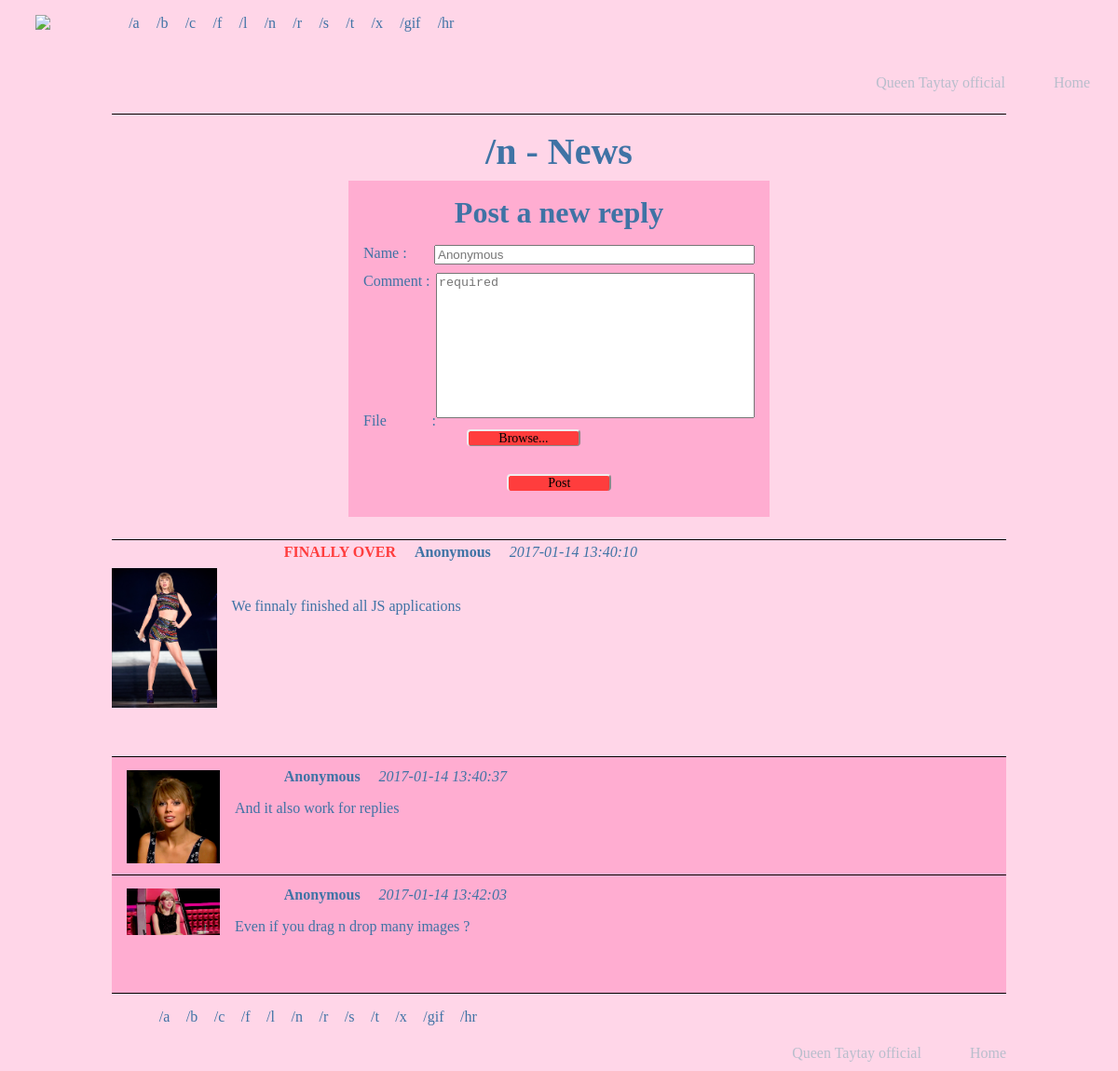
The app's page /reply.php?id=136 with its own data.
### tables this page shows
CREATE TABLE `category` (
  `id` int(11) NOT NULL,
  `type` varchar(8) NOT NULL,
  `category` varchar(123) NOT NULL
);

CREATE TABLE `thread` (
  `id` int(11) NOT NULL,
  `category_id` int(11) DEFAULT NULL,
  `title` varchar(63) DEFAULT NULL,
  `name` varchar(42) DEFAULT 'Anonymous',
  `comment` longtext,
  `date` datetime DEFAULT NULL,
  `file` text
);

CREATE TABLE `reply` (
  `id` int(11) NOT NULL,
  `thread_id` int(11) NOT NULL,
  `name` varchar(25) NOT NULL DEFAULT 'Anonymous',
  `comment` text NOT NULL,
  `date` datetime NOT NULL,
  `file` text NOT NULL
);

### connect.php (called while the page is built, shortened)
<?php
function secureGet($array)
{
	foreach ($array as $key => $value)
	{
		$array[$key] = htmlspecialchars($value);
		$array[$key] = htmlentities($value);
	}
	return $array;
};

### reply.php (the view, shortened to what this page needs)
<?php
	$whatForm = 'reply';
	require_once 'connect.php';
	$thread = 'SELECT
	`category_id`,
	`title`,
	`name`,
	`date`,
	`id`,
	`file`,
	`comment`
	FROM
	`thread`
	WHERE
	`id`= :id
	;';
	$getThread = $pdo->prepare($thread);
    $getThread->bindValue(':id', $_GET['id'], PDO::PARAM_INT);
    $getThread->execute();
    $rowThread = $getThread->fetch(PDO::FETCH_ASSOC);
    $rowThread = secureGet($rowThread);
	$reply = 'SELECT
	`name`,
	`date`,
	`file`,
	`comment`
	FROM
	`reply`
	WHERE
	`thread_id`= :thread_id
	;';
	$getReply = $pdo->prepare($reply);
   	$getReply->bindValue(':thread_id', $_GET['id'], PDO::PARAM_INT);
   	$getReply->execute();
    $title = 'SELECT
    `id`,
	`type`,
	`category`
	FROM
	`category`
	;';
	$stmt = $pdo->prepare($title);
    $stmt->execute();
    $headList = $stmt->fetchAll();
    $getTitle = array();
    foreach ($headList as $key => $value) {
    	if($headList[$key]['id']==$rowThread['category_id'])
    	{
    		array_push($getTitle, $headList[$key]['type'], $headList[$key]['category'], $headList[$key]['id']);
    	}
    }
?>
<!DOCTYPE html>
<html>
<head>
	<link rel="stylesheet" type="text/css" href="styles/tschan.css">
</head>
<body>
	<?php
		require_once('header.php');
		require_once('form.php');
	?>
		<article class="article">
			<div class="op">
				<ul class="info">
					<li><span class="title"><?=$rowThread['title']?></span></li>
					<li><strong><?=$rowThread['name']?></strong></li>
					<li><em><?=$rowThread['date']?></em></li>
				</ul>
				<?php if ($rowThread['file']!=""): ?>
					<img src="content/<?=$rowThread['file']?>" class="resize medium">
				<?php endif; ?>
				<p>
					<?=$rowThread['comment']?>
				</p>
			</div>
		</article>
		<?php
			while ($rowReply = $getReply->fetch(PDO::FETCH_ASSOC)):
				$rowReply = secureGet($rowReply);
		?>
			<section class="reply onreply">
				<ul class="info">
					<li><strong><?=$rowReply['name']?></strong></li>
					<li><em><?=$rowReply['date']?></em></li>
				</ul>
				<?php if ($rowReply['file']!=""): ?>
					<img src="content/<?=$rowReply['file']?>" class="resize tiny">
				<?php endif; ?>
				<p>
					<?=$rowReply['comment']?>
				</p>
			</section>
	<?php
		endwhile;
		require_once('footer.php');
	?>
</body>
</html>

### header.php
<header class="page">
	<a href="index.php"><img src="content/logoSwift.png" class="logo"></a>
	<ul class="headList">
<?php foreach ($headList as $key => $value): ?>
		<li class="navList" title="<?=$headList[$key]['category']?>"><a href="thread.php?id=<?=$headList[$key]['id']?>">/<?=$headList[$key]['type']?></a></li>
<?php endforeach; ?>
	</ul>
	<nav class="headNav">
		<a href="http://www.taylorswift.com">Queen Taytay official</a>
		<a href="index.php">Home</a>
	</nav>
</header>

### form.php (shortened to what this page needs)
<main>
	<div class="thForm">
<?php
	if (isset($_GET['id'])):
?>
	<h2>/<?=$getTitle['0']?> - <?=$getTitle['1']?></h2>
		<h3 id="formTitle">Post a new <?=$whatForm?></h3>
		<form id="dropper" class="newThread" method="post" enctype="multipart/form-data">
			<div class="formLine">
				<span class="what">Name :</span>
				<input class="formContent" type="text" name="name" placeholder="Anonymous">
			</div>
			<div class="textarea">
				<span class="what">Comment :</span>
				<textarea class="formContent" name="comment" maxlength="4208" rows="10" placeholder="required" selectionDirection="none" required="required"></textarea>
			</div>
			<div class="formLine">
				<span class="what">File :</span>
				<label for="file" class="browse">Browse...</label>
			</div>
			<div class="formLine">
			</div>
			<div class="formLine">
				<label id="button" class="post">Post</label>
			</div>
		</form>
	</div>
<?php
	endif;
?>

### footer.php
</main>
<footer>
	<ul class="footList">
<?php foreach ($headList as $key => $value): ?>
		<li class="navList" title="<?=$headList[$key]['category']?>"><a href="thread.php?id=<?=$headList[$key]['id']?>">/<?=$headList[$key]['type']?></a></li>
<?php endforeach; ?>
	</ul>
	<nav class="footNav">
		<a href="http://www.taylorswift.com">Queen Taytay official</a>
		<a href="index.php">Home</a>
	</nav>
</footer>

### styles/tschan.css (style rules this page uses)
body { background-color: #FFD6E8; margin: 0; font-size: 1em; color: #3F73A5; }
ul { list-style: none; }
li a { color: #3F73A5; }
a { text-decoration: none; color: #B8BECC; }
.navList { margin-left: 8px; }
.page { width: 95%; max-height: 84px; margin: 0 auto; }
.logo { height: 84px; float: left; margin-left: 8px; }
.headList { margin-left: 5%; margin-bottom: 5px; max-height: 100%; }
.headList li { display: inline; padding: 0.3%; }
.headNav { float: right; display: inline; margin-top: 2.56em; }
.headNav a { margin-left: 3em; font-size: 1em; }
.formLine .post { display: flex; width: 8%; margin: 0 auto; padding-left: 42px; background-color: #FF3D3D; border-radius: 4px; text-align: center; }
.browse, .post { -moz-box-shadow:inset 0px 39px 0px -24px #FF3D3D; -webkit-box-shadow:inset 0px 39px 0px -24px #FF3D3D; box-shadow:inset 0px 39px 0px -24px #FF3D3D; background-color: #8A8A8A; -moz-border-radius:4px; -webkit-border-radius:4px; border-radius:4px; border-top: 2px solid #EFEFEF; border-left: 2px solid #EFEFEF; border-right: 2px solid #8A8A8A; display:inline-block; cursor:pointer; color:black; font-family: Lucida ; font-size:14px; padding: 0 32px; margin-left: 26.5%; }
h2 { display: block; width: 500px; margin: 0 auto; text-align: center; font-size: 2.5em; padding-top: 8px; padding-bottom: 8px; }
h3 { display: block; max-width: 452px; margin: 0 auto; background-color: #ffadd1; text-align: center; padding-top: 16px; font-size: 2em; }
.thForm { max-width: 80%; margin: 0 auto; margin-top: 88px; border-top: 1px solid black; text-align: justify; padding-top: 8px; padding-bottom: 8px; }
.newThread { padding: 16px; max-width: 420px; height: auto; margin: 0 auto; background-color: #ffadd1; }
.newThread input, .newThread textarea { width: 80%; float: right; resize: none; }
.newThread .formLine { display: block; min-height: 30px; }
.newThread .textarea { display: block; height: 150px; }
.what { height: 100%; }
.op { min-height: 100%; margin-bottom: 42px; }
img.medium { max-width: 150px; max-height: 150px; float: left; margin-top: 8px; margin-right: 1em; margin-bottom: 0.5em; display: block; }
ul.info { width: 69%; padding-top: 4px; margin-bottom: 0px; margin: 0 auto; }
.info li { display: inline; margin-left: 1em; }
.title { color: #FF3D3D; font-weight: bold; }
.op p { padding-top: 1.5em; padding-left: 8em; }
.reply { background-color: #FFADD1; margin-left: 3em; }
footer { border-top: 1px solid black; max-width: 80%; margin: 0 auto; }
.footNav { float: right; display: inline; margin-top: 1em; margin-bottom: 10px; }
.footNav a { margin-left: 3em; font-size: 1em; text-decoration: none; color: #B8BECC; }
.footList { margin-bottom: 5px; max-height: 100%; }
.footList li { display: inline; padding: 0.3%; }
.article { max-width: 80%; min-height: 216px; margin: 0 auto; margin-top: 16px; border-top: 1px solid black; padding-bottom: 16px; }
section.reply { width: 80%; min-height: 110px; margin: 0 auto; padding-bottom: 8px; padding-top: 8px; border-top: 1px solid black; }
.reply .info { margin-top: 0px; }
.reply p { margin-left: 1em; }
img.tiny { margin-top: -16px; margin-right: 1em; margin-left: 1em; max-width: 100px; max-height: 100px; float: left; }

### records on screen
category: type "a"
category: type "b"
category: type "c"
category: type "f"
category: type "l"
category: type "n", category "News"
category: type "r"
category: type "s"
category: type "t"
category: type "x"
category: type "gif"
category: type "hr"
thread: title "FINALLY OVER", name "Anonymous", date "2017-01-14 13:40:10", file (picture), comment "We finnaly finished all JS applications"
reply: name "Anonymous", date "2017-01-14 13:40:37", file (picture), comment "And it also work for replies"
reply: name "Anonymous", date "2017-01-14 13:42:03", file (picture), comment "Even if you drag n drop many images ?"

### other values on screen
$whatForm "reply"
